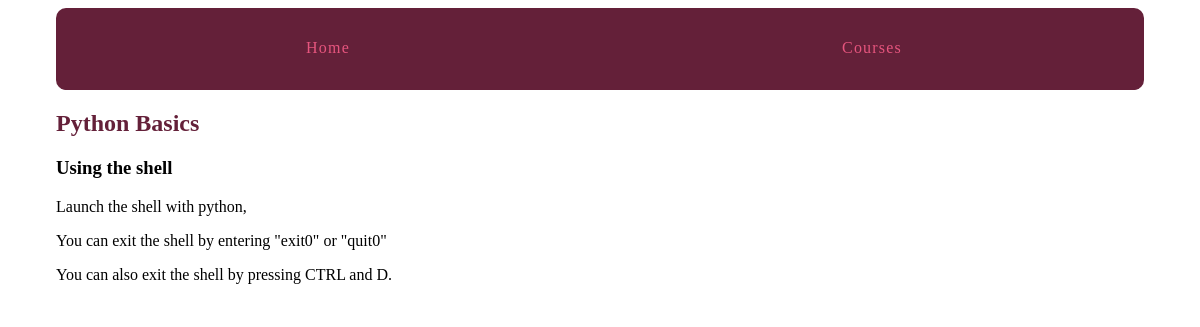
Page /courses/1/2/ on the committed database.
### courses/models.py (models this page shows, shortened)
class Step(models.Model):
    title = models.CharField(max_length=255)
    description = models.TextField()
    content = models.TextField(blank=True, default='')
    order = models.IntegerField(default=0)
    course = models.ForeignKey(Course)
    class Meta:
        ordering = ['order',]

class Course(models.Model):
    created_at = models.DateTimeField(auto_now_add=True)
    title = models.CharField(max_length=255)
    description = models.TextField()

### courses/views.py (the view)
def step_detail(request, course_pk, step_pk):
    step = get_object_or_404(Step, course_id=course_pk, pk=step_pk)
    return render(
        request,
        'courses/step_detail.html',
        {'step': step}
    )

### courses/templates/courses/step_detail.html (shortened to what this page needs)
{% extends "layout.html" %}
{% block content %}
    <article>
        <h2>
            <a href="{% url 'courses:course_detail' pk=step.course.pk %}">
                {{ step.course.title }}
            </a>
        </h2>
        <h3>{{ step.title }}</h3>
        {{ step.content|linebreaks }}
    </article>
{% endblock %}

### assets/css/layout.css (style rules this page uses)
html { box-sizing: border-box; }
*, *::after, *::before { box-sizing: inherit; }
article h2 a, article h3 a { color: #642039; text-decoration: none; }

### rows in the picture
Step: course "Python Basics", title "Using the shell", content "Launch the shell with python, You can exit the shell by entering \"exit0\" or \"quit0\" You can also exit the shell by pressing CTRL and D."
